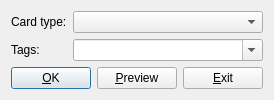
<?xml version="1.0" encoding="UTF-8"?>
<ui version="4.0">
 <class>EditCardDlg</class>
 <widget class="QDialog" name="EditCardDlg">
  <property name="geometry">
   <rect>
    <x>0</x>
    <y>0</y>
    <width>271</width>
    <height>100</height>
   </rect>
  </property>
  <property name="windowTitle">
   <string>Edit card</string>
  </property>
  <layout class="QHBoxLayout" name="horizontalLayout_2">
   <item>
    <layout class="QVBoxLayout" name="vbox_layout">
     <item>
      <layout class="QGridLayout">
       <item row="0" column="0">
        <widget class="QLabel" name="label_2">
         <property name="text">
          <string>Card type:</string>
         </property>
        </widget>
       </item>
       <item row="0" column="1">
        <widget class="QComboBox" name="card_types_widget">
         <property name="sizePolicy">
          <sizepolicy hsizetype="MinimumExpanding" vsizetype="Fixed">
           <horstretch>0</horstretch>
           <verstretch>0</verstretch>
          </sizepolicy>
         </property>
        </widget>
       </item>
       <item row="1" column="0">
        <widget class="QLabel" name="label">
         <property name="text">
          <string>Tags:</string>
         </property>
        </widget>
       </item>
       <item row="1" column="1">
        <widget class="CompletionComboBox" name="tags">
         <property name="sizePolicy">
          <sizepolicy hsizetype="MinimumExpanding" vsizetype="Fixed">
           <horstretch>0</horstretch>
           <verstretch>0</verstretch>
          </sizepolicy>
         </property>
         <property name="editable">
          <bool>true</bool>
         </property>
        </widget>
       </item>
      </layout>
     </item>
     <item>
      <layout class="QHBoxLayout" name="button_row">
       <item>
        <widget class="QPushButton" name="OK_button">
         <property name="text">
          <string>&amp;OK</string>
         </property>
         <property name="default">
          <bool>true</bool>
         </property>
        </widget>
       </item>
       <item>
        <spacer name="horizontalSpacer">
         <property name="orientation">
          <enum>Qt::Horizontal</enum>
         </property>
         <property name="sizeHint" stdset="0">
          <size>
           <width>70</width>
           <height>20</height>
          </size>
         </property>
        </spacer>
       </item>
       <item>
        <widget class="QPushButton" name="preview_button">
         <property name="text">
          <string>&amp;Preview</string>
         </property>
        </widget>
       </item>
       <item>
        <spacer>
         <property name="orientation">
          <enum>Qt::Horizontal</enum>
         </property>
         <property name="sizeHint" stdset="0">
          <size>
           <width>70</width>
           <height>20</height>
          </size>
         </property>
        </spacer>
       </item>
       <item>
        <widget class="QPushButton" name="exit_button">
         <property name="text">
          <string>&amp;Exit</string>
         </property>
        </widget>
       </item>
      </layout>
     </item>
    </layout>
   </item>
  </layout>
 </widget>
 <customwidgets>
  <customwidget>
   <class>CompletionComboBox</class>
   <extends>QComboBox</extends>
   <header>completion_combo_box.h</header>
  </customwidget>
 </customwidgets> 
 <resources>
  <include location="mnemosyne.qrc"/>
 </resources>
 <connections>
  <connection>
   <sender>preview_button</sender>
   <signal>clicked()</signal>
   <receiver>EditCardDlg</receiver>
   <slot>preview</slot>
   <hints>
    <hint type="sourcelabel">
     <x>45</x>
     <y>155</y>
    </hint>
    <hint type="destinationlabel">
     <x>148</x>
     <y>87</y>
    </hint>
   </hints>
  </connection>
  <connection>
   <sender>OK_button</sender>
   <signal>clicked()</signal>
   <receiver>EditCardDlg</receiver>
   <slot>accept()</slot>
   <hints>
    <hint type="sourcelabel">
     <x>29</x>
     <y>80</y>
    </hint>
    <hint type="destinationlabel">
     <x>148</x>
     <y>49</y>
    </hint>
   </hints>
  </connection>
  <connection>
   <sender>exit_button</sender>
   <signal>clicked()</signal>
   <receiver>EditCardDlg</receiver>
   <slot>reject()</slot>
   <hints>
    <hint type="sourcelabel">
     <x>281</x>
     <y>151</y>
    </hint>
    <hint type="destinationlabel">
     <x>164</x>
     <y>87</y>
    </hint>
   </hints>
  </connection>
 </connections>
</ui>
